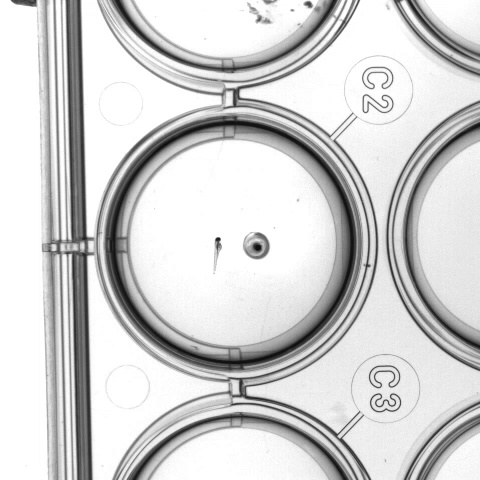
#> input picture Methods/0.jpg, 480 x 480 px
$ python RegionGrowing.py
#> lines starting #> are read from the running program, lines starting #| are printed output that depends on the picture; after the words box and inside, x2 and y2 are one past the last pixel; in counts of white or black regions, pixels touching at a corner belong together
#> further down, img is the input picture: shape (480, 480); min 12, max 255, mean 210.2
import cv2
import numpy as np
import random
import sys


class Point(object):
    def __init__(self, x, y):
        self.x = x
        self.y = y

    def getX(self):
        return self.x

    def getY(self):
        return self.y

class RegionGrow:
    def __init__(self):
        pass

    def getGrayDiff(self, img, currentPoint, tmpPoint):
        return abs(int(img[currentPoint.y, currentPoint.x]) - int(img[tmpPoint.y, tmpPoint.x]))

    def selectConnects(self, p):
        if p != 0:
            connects = [Point(-1, -1), Point(0, -1), Point(1, -1), Point(1, 0), Point(1, 1), \
                        Point(0, 1), Point(-1, 1), Point(-1, 0)]
        else:
            connects = [Point(0, -1), Point(1, 0), Point(0, 1), Point(-1, 0)]
        return connects


    def regionGrowApply(self, img, seeds, thresh, p=1):
#> called with thresh = 15, p = 1
        height, width = img.shape
#> height = 480; width = 480
        seedMark = np.zeros(img.shape, dtype = np.uint8)
        seedList = []
        for seed in seeds:
            seedList.append(seed)
        label = 255
        connects = self.selectConnects(p)
        while (len(seedList) > 0):
            currentPoint = seedList.pop(0)

            seedMark[currentPoint.y, currentPoint.x] = label
            for i in range(8):
                tmpX = currentPoint.x + connects[i].x
                tmpY = currentPoint.y + connects[i].y
                if tmpX < 0 or tmpY < 0 or tmpX >= width or tmpY >= height:
                    continue
                grayDiff = self.getGrayDiff(img, currentPoint, Point(tmpX, tmpY))
                if grayDiff < thresh and seedMark[tmpY, tmpX] == 0:
                    seedMark[tmpY, tmpX] = 255
                    seedList.append(Point(tmpX, tmpY))
#> this loop made 119734 passes
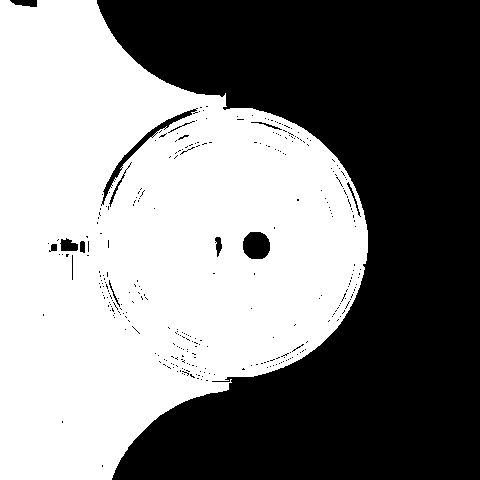
#> seedMark: shape (480, 480); 52% white; 322 black regions (307 under 20 px), largest, box (x1, y1, x2, y2) and area: (97, 0, 480, 480) 107889, (101, 108, 198, 206) 668, (243, 232, 270, 259) 607
#> after the loop, seedList = []
        #print(seedMark.shape)
        #cv2.imshow("seed",seedMark)
        #cv2.waitKey(0)
        seedMark = cv2.bitwise_not(seedMark)
        return seedMark

    # [46 lines left out: functions serach_init_point, regionGrowLocalApply, not called in this run]

if __name__ == "__main__":
    img = cv2.imread('0.jpg', 0)
    seeds = [Point(200, 200)]
    RG = RegionGrow()
    binaryImg = RG.regionGrowApply(img, seeds, 15)
    cv2.imshow(' ', binaryImg)
    cv2.waitKey(0)
